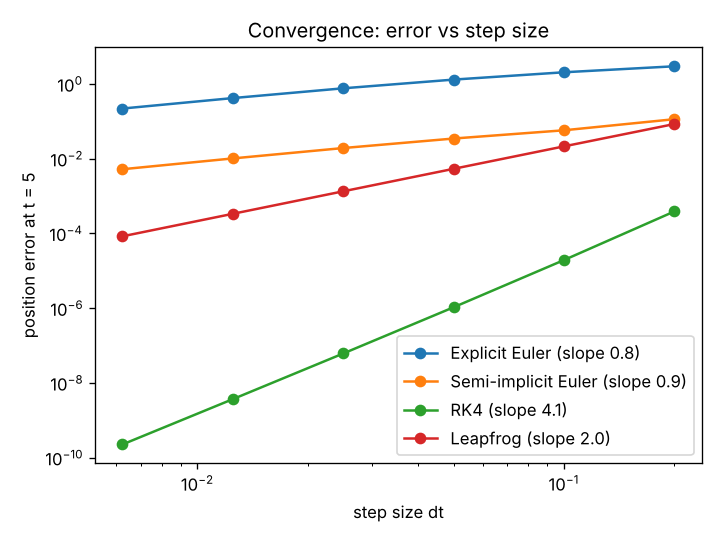

Reproduce this figure in Python.
"""Convergence test: how does position error shrink as the step size dt shrinks?

Circular orbit (GM = 1), integrated to t = 5 (a bit under one period of 2*pi), compared
with a high-accuracy SciPy reference. (Ending exactly at one full period makes semi-implicit
Euler look second-order because errors cancel, so a non-period end time is used.) On a log-log plot the slope is the observed order.

Run:  python convergence.py
"""
import numpy as np
import matplotlib
matplotlib.use("Agg")  # remove this line to show plots in a window
import matplotlib.pyplot as plt
from scipy.integrate import solve_ivp
from orbit_integrators_comparison import METHODS, accel

T = 5.0
DTS = np.array([0.2, 0.1, 0.05, 0.025, 0.0125, 0.00625])


def final_state(step, dt):
    n = int(round(T / dt))
    dt = T / n  # adjust dt slightly so the run ends exactly at t = T
    r, v = np.array([1.0, 0.0]), np.array([0.0, 1.0])
    for _ in range(n):
        r, v = step(r, v, dt)
    return r


def reference():
    rhs = lambda t, y: np.concatenate([y[2:], accel(y[:2])])
    sol = solve_ivp(rhs, [0, T], [1, 0, 0, 1], method="DOP853", rtol=1e-13, atol=1e-13)
    return sol.y[:2, -1]


def main():
    ref = reference()
    plt.figure(figsize=(6, 4.5))
    for name, f in METHODS.items():
        err = np.array([np.linalg.norm(final_state(f, dt) - ref) for dt in DTS])
        slope = np.polyfit(np.log(DTS), np.log(err), 1)[0]
        print(f"{name:20s} observed order ~ {slope:.2f}   errors: " +
              " ".join(f"{e:.1e}" for e in err))
        plt.loglog(DTS, err, "o-", label=f"{name} (slope {slope:.1f})")
    plt.xlabel("step size dt")
    plt.ylabel("position error at t = 5")
    plt.title("Convergence: error vs step size")
    plt.legend()
    plt.tight_layout()
    plt.savefig("convergence.png", dpi=120)


if __name__ == "__main__":
    main()
